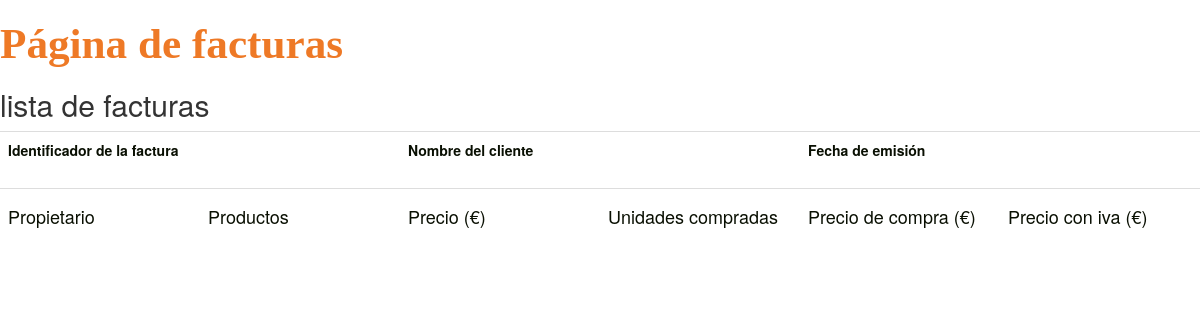
Before: / with the older database file.
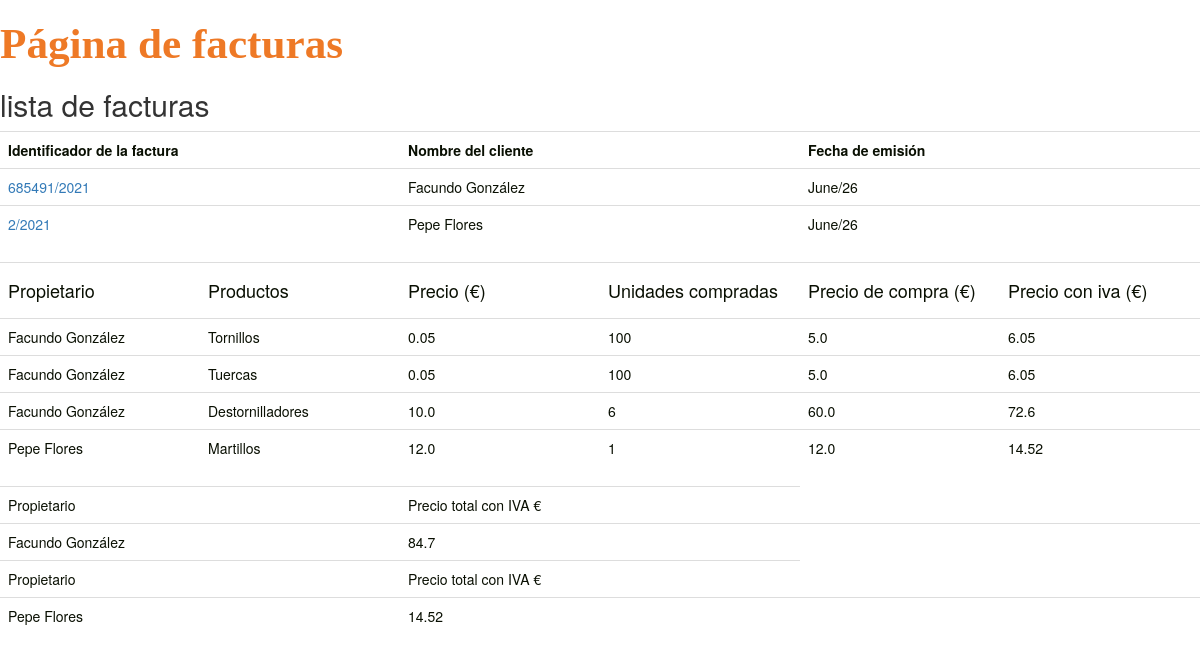
After: the same page with the newer database file.
### factura/models.py (models this page shows, shortened)
class Factura(models.Model):
    numero = models.IntegerField(default=0)
    fecha_emision = models.DateTimeField(auto_now_add= True)
    cliente_nombre = models.CharField(max_length=50)
    cliente_direccion = models.TextField(max_length=300)
    def year(self):
        return self.fecha_emision.strftime('%Y')
    def fecha(self):
        return self.fecha_emision.strftime('%B/%d')
    def __str__(self) -> str:
        return self.cliente_nombre
    def lineas(self):
        return LineaFactura.objects.filter(propietario=self)
    def total(self):
        acumulador = 0
        for lin in self.lineas():
            acumulador += lin.precio_compra()
        return acumulador
    def iva(self):
        return self.total() * IVA_ACTUAL
    def total_mas_iva(self):
        return self.total() + self.iva()

class LineaFactura(models.Model):
    propietario = models.ForeignKey(
        Factura,
        blank=False,
        on_delete=models.PROTECT,
        null=True)
    nombre_producto = models.CharField(max_length=300)
    precio_unitario = models.FloatField(default=0)
    unidades = models.IntegerField(default=1)
    iva = models.FloatField(default=1.21)
    def precio_compra(self):
        compra = (self.precio_unitario*self.unidades)
        return compra
    def total_iva(self):
        return self.precio_compra() *(1+IVA_ACTUAL)

### factura/views.py (the view)
# urls.py: path('', views.cliente),
def cliente(request):
    fc = Factura.objects.all()
    fac = LineaFactura.objects.all()
    return render(request, 'factura/pagina_principal.html', {
    'fc': fc,
    'fac':fac,
    })

### factura/templates/factura/pagina_principal.html
<!DOCTYPE html>
<html>
 <head>
    <link rel="stylesheet" href="//maxcdn.bootstrapcdn.com/bootstrap/3.2.0/css/bootstrap.min.css">
    <link rel="stylesheet" href="//maxcdn.bootstrapcdn.com/bootstrap/3.2.0/css/bootstrap-theme.min.css">
    {% load static %}
    <link rel="stylesheet" href="{% static 'css/pagina_principal.css' %}">
   <h1><a href="">Página de facturas</a></h1>
 </head>
  <body>
  <h2> lista de facturas </h2>
  <table class='table'>
  <tr>
  <th>Identificador de la factura</th>
  <th>Nombre del cliente</th>
  <th>Fecha de emisión </th>
  </tr>
      {% for f in fc%} <tr>
  <td> <a href="detalle/<int:id>/">{{f.numero }}/{{ f.year }} </a></td>
  <td> {{ f.cliente_nombre }} </td>
  <td> {{ f.fecha }} </td>
     </tr> {% endfor %}
     </table>
       <table class='table'>
  <tr>
  <td><h4>Propietario</h4></td>
  <td><h4>Productos</h4></td>
  <td><h4> Precio (€) </h4></td>
  <td><h4> Unidades compradas </h4></td>
  <td><h4> Precio de compra (€) </h4></td>
  <td><h4> Precio con iva (€) </h4></td>
  </tr>
  <p> {% for l in fac %} </p>
      <tr>
      <td>{{ l.propietario }} </td>
      <td>{{ l.nombre_producto }}</td>
      <td>{{ l.precio_unitario }}</td>
      <td>{{ l.unidades }}</td>
      <td>{{ l.precio_compra }} </td>
      <td>{{ l.total_iva}} </td>
      </tr>
   {% endfor %}
   </table>
   <table class='table'>
   <p> {% for l in fc %} </p>
   <tr>
   <td>Propietario</td>
   <td>Precio total con IVA €</td>
   </tr>
   <tr>
   <td> {{l.cliente_nombre}} </td>
   <td> {{l.total_mas_iva }} <td>
   </tr>
   {% endfor %}
   </table>
   </body>
</html>

### factura/static/css/pagina_principal.css (style rules this page uses)
h1 a, h2 a { color: #ee7926; font-family:Cambria, Cochin, Georgia, Times, 'Times New Roman', serif; font-size:larger; font-weight: 900; }
table { table-layout: fixed; width: initial; color: rgb(9, 15, 2); border-width: medium; border-color: black; border:"1" }

Changed rows visible on the page:
added Factura: numero "685491", year "2021", cliente_nombre "Facundo González", fecha "June/26", total_mas_iva "84.7"
added Factura: numero "2", year "2021", cliente_nombre "Pepe Flores", fecha "June/26", total_mas_iva "14.52"
added LineaFactura: propietario "Facundo González", nombre_producto "Tornillos", precio_unitario "0.05", unidades "100", precio_compra "5.0", total_iva "6.05"
added LineaFactura: propietario "Facundo González", nombre_producto "Tuercas", precio_unitario "0.05", unidades "100", precio_compra "5.0", total_iva "6.05"
added LineaFactura: propietario "Facundo González", nombre_producto "Destornilladores", precio_unitario "10.0", unidades "6", precio_compra "60.0", total_iva "72.6"
added LineaFactura: propietario "Pepe Flores", nombre_producto "Martillos", precio_unitario "12.0", unidades "1", precio_compra "12.0", total_iva "14.52"
